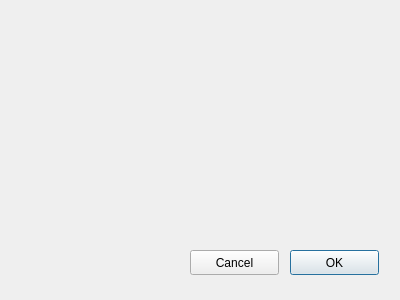
<?xml version="1.0" encoding="UTF-8"?>
<ui version="4.0">
 <class>Values</class>
 <widget class="QDialog" name="Values">
  <property name="geometry">
   <rect>
    <x>0</x>
    <y>0</y>
    <width>400</width>
    <height>300</height>
   </rect>
  </property>
  <property name="windowTitle">
   <string>Dialog</string>
  </property>
  <widget class="QPushButton" name="pushButton">
   <property name="geometry">
    <rect>
     <x>290</x>
     <y>250</y>
     <width>89</width>
     <height>25</height>
    </rect>
   </property>
   <property name="text">
    <string>OK</string>
   </property>
  </widget>
  <widget class="QPushButton" name="pushButton_2">
   <property name="geometry">
    <rect>
     <x>190</x>
     <y>250</y>
     <width>89</width>
     <height>25</height>
    </rect>
   </property>
   <property name="text">
    <string>Cancel</string>
   </property>
  </widget>
 </widget>
 <resources/>
 <connections>
  <connection>
   <sender>pushButton_2</sender>
   <signal>clicked()</signal>
   <receiver>Values</receiver>
   <slot>close()</slot>
   <hints>
    <hint type="sourcelabel">
     <x>240</x>
     <y>266</y>
    </hint>
    <hint type="destinationlabel">
     <x>200</x>
     <y>287</y>
    </hint>
   </hints>
  </connection>
 </connections>
</ui>
